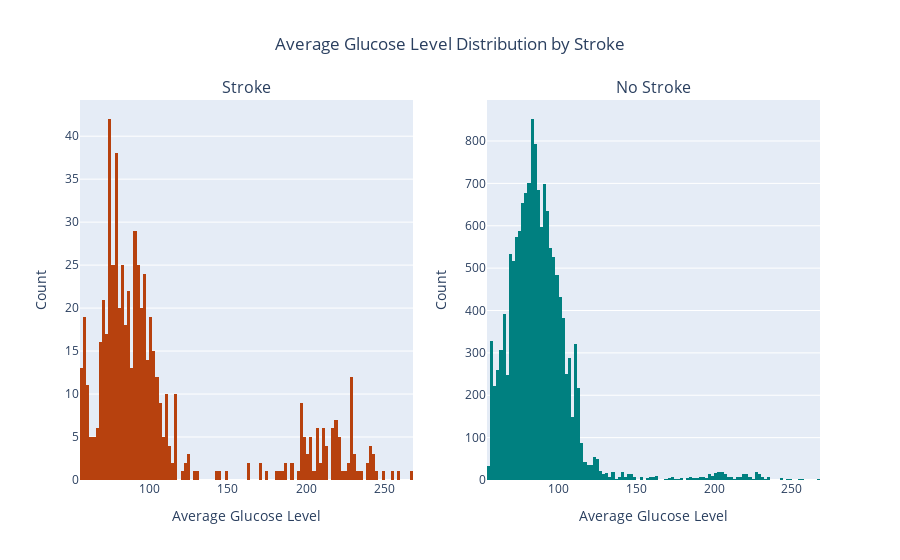

The code cell stored with this chart in its notebook:
### Code cell
# glucose levels distribution by stroke
column = "avg_glucose_level"
glucose_titles = [
    "Average Glucose Level Distribution by Stroke",
    "Average Glucose Level"
]
glu_fig = custom_hist(column, glucose_titles)
glu_fig.show()

### Figure 1 — Plotly figure (JSON) as saved in the notebook; plotly's stock layout.template omitted (floating-point values rounded to 4 significant figures; data arrays with more than 128 entries replaced by an {"elided": "..."} marker saying what was removed)
{"data": [{"bingroup": "x", "hovertemplate": "avg_glucose_level=%{x}<br>count=%{y}<extra></extra>", "legendgroup": "", "marker": {"color": "#B7410E", "pattern": {"shape": ""}}, "name": "", "orientation": "v", "showlegend": false, "type": "histogram", "x": {"elided": "632 float values"}, "xaxis": "x", "yaxis": "y"}, {"bingroup": "x", "hovertemplate": "avg_glucose_level=%{x}<br>count=%{y}<extra></extra>", "legendgroup": "", "marker": {"color": "#008080", "pattern": {"shape": ""}}, "name": "", "orientation": "v", "showlegend": false, "type": "histogram", "x": {"elided": "14671 float values"}, "xaxis": "x2", "yaxis": "y2"}], "layout": {"annotations": [{"font": {"size": 16}, "showarrow": false, "text": "Stroke", "x": 0.225, "xanchor": "center", "xref": "paper", "y": 1, "yanchor": "bottom", "yref": "paper"}, {"font": {"size": 16}, "showarrow": false, "text": "No Stroke", "x": 0.775, "xanchor": "center", "xref": "paper", "y": 1, "yanchor": "bottom", "yref": "paper"}], "title": {"text": "Average Glucose Level Distribution by Stroke", "x": 0.5}, "xaxis": {"anchor": "y", "domain": [0, 0.45], "title": {"text": "Average Glucose Level"}}, "xaxis2": {"anchor": "y2", "domain": [0.55, 1], "title": {"text": "Average Glucose Level"}}, "yaxis": {"anchor": "x", "domain": [0, 1], "title": {"text": "Count"}}, "yaxis2": {"anchor": "x2", "domain": [0, 1], "title": {"text": "Count"}}}}
